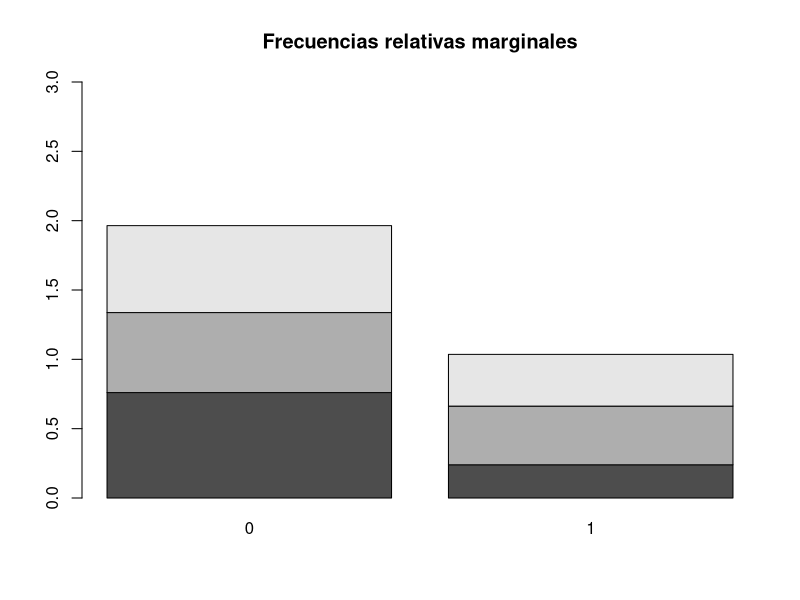

Write the R code that produced this figure.
install.packages("MASS")
library(MASS)
fpnn=data.frame(MASS::birthwt)
str(fpnn)
attach(fpnn)

#A
prop.table(table(race,low), margin=1)

frmMASS = prop.table(table(race,low), margin=1)
barplot(frmMASS, main = "Frecuencias relativas marginales", ylim=c(0,3), horiz = FALSE)
